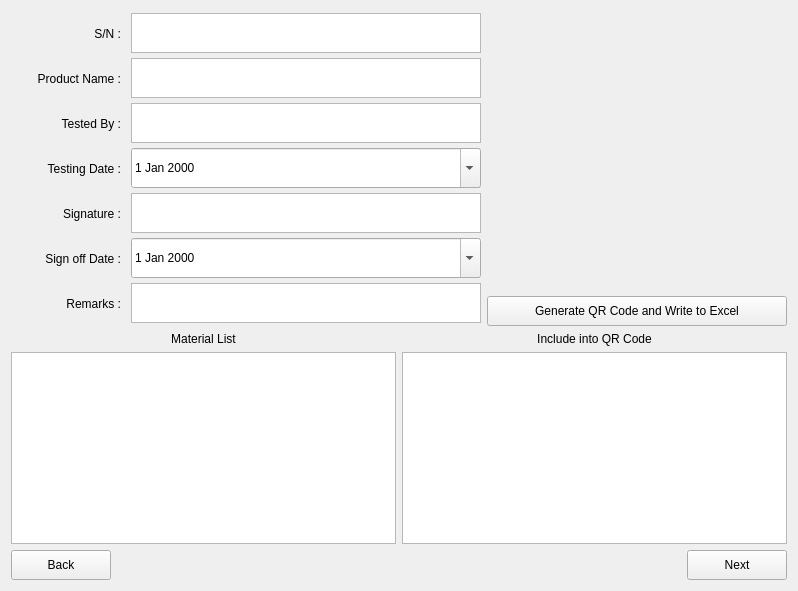
        <widget class="QWidget" name="assembledInputPage">
         <layout class="QVBoxLayout" name="verticalLayout_14">
          <item>
           <layout class="QVBoxLayout" name="verticalLayout_13">
            <item>
             <layout class="QHBoxLayout" name="horizontalLayout_22">
              <item>
               <layout class="QVBoxLayout" name="verticalLayout_15">
                <property name="spacing">
                 <number>0</number>
                </property>
                <item>
                 <layout class="QHBoxLayout" name="horizontalLayout_39">
                  <item>
                   <widget class="QLabel" name="label_21">
                    <property name="sizePolicy">
                     <sizepolicy hsizetype="Minimum" vsizetype="Minimum">
                      <horstretch>0</horstretch>
                      <verstretch>0</verstretch>
                     </sizepolicy>
                    </property>
                    <property name="minimumSize">
                     <size>
                      <width>120</width>
                      <height>45</height>
                     </size>
                    </property>
                    <property name="maximumSize">
                     <size>
                      <width>120</width>
                      <height>45</height>
                     </size>
                    </property>
                    <property name="text">
                     <string>S/N :   </string>
                    </property>
                    <property name="alignment">
                     <set>Qt::AlignRight|Qt::AlignTrailing|Qt::AlignVCenter</set>
                    </property>
                   </widget>
                  </item>
                  <item>
                   <widget class="QPlainTextEdit" name="counterTextEdit2">
                    <property name="sizePolicy">
                     <sizepolicy hsizetype="Minimum" vsizetype="Minimum">
                      <horstretch>0</horstretch>
                      <verstretch>0</verstretch>
                     </sizepolicy>
                    </property>
                    <property name="minimumSize">
                     <size>
                      <width>350</width>
                      <height>40</height>
                     </size>
                    </property>
                    <property name="maximumSize">
                     <size>
                      <width>350</width>
                      <height>40</height>
                     </size>
                    </property>
                    <property name="readOnly">
                     <bool>true</bool>
                    </property>
                   </widget>
                  </item>
                 </layout>
                </item>
                <item>
                 <layout class="QHBoxLayout" name="horizontalLayout_25">
                  <item>
                   <widget class="QLabel" name="label_13">
                    <property name="sizePolicy">
                     <sizepolicy hsizetype="Minimum" vsizetype="Minimum">
                      <horstretch>0</horstretch>
                      <verstretch>0</verstretch>
                     </sizepolicy>
                    </property>
                    <property name="minimumSize">
                     <size>
                      <width>120</width>
                      <height>45</height>
                     </size>
                    </property>
                    <property name="maximumSize">
                     <size>
                      <width>120</width>
                      <height>45</height>
                     </size>
                    </property>
                    <property name="text">
                     <string>Product Name :   </string>
                    </property>
                    <property name="alignment">
                     <set>Qt::AlignRight|Qt::AlignTrailing|Qt::AlignVCenter</set>
                    </property>
                   </widget>
                  </item>
                  <item>
                   <widget class="QPlainTextEdit" name="pNameTextEdit">
                    <property name="sizePolicy">
                     <sizepolicy hsizetype="Minimum" vsizetype="Minimum">
                      <horstretch>0</horstretch>
                      <verstretch>0</verstretch>
                     </sizepolicy>
                    </property>
                    <property name="minimumSize">
                     <size>
                      <width>350</width>
                      <height>40</height>
                     </size>
                    </property>
                    <property name="maximumSize">
                     <size>
                      <width>350</width>
                      <height>40</height>
                     </size>
                    </property>
                   </widget>
                  </item>
                 </layout>
                </item>
                <item>
                 <layout class="QHBoxLayout" name="horizontalLayout_26">
                  <item>
                   <widget class="QLabel" name="label_14">
                    <property name="sizePolicy">
                     <sizepolicy hsizetype="Minimum" vsizetype="Minimum">
                      <horstretch>0</horstretch>
                      <verstretch>0</verstretch>
                     </sizepolicy>
                    </property>
                    <property name="minimumSize">
                     <size>
                      <width>120</width>
                      <height>45</height>
                     </size>
                    </property>
                    <property name="maximumSize">
                     <size>
                      <width>120</width>
                      <height>45</height>
                     </size>
                    </property>
                    <property name="text">
                     <string>Tested By :   </string>
                    </property>
                    <property name="alignment">
                     <set>Qt::AlignRight|Qt::AlignTrailing|Qt::AlignVCenter</set>
                    </property>
                   </widget>
                  </item>
                  <item>
                   <widget class="QPlainTextEdit" name="tByTextEdit">
                    <property name="sizePolicy">
                     <sizepolicy hsizetype="Minimum" vsizetype="Minimum">
                      <horstretch>0</horstretch>
                      <verstretch>0</verstretch>
                     </sizepolicy>
                    </property>
                    <property name="minimumSize">
                     <size>
                      <width>350</width>
                      <height>40</height>
                     </size>
                    </property>
                    <property name="maximumSize">
                     <size>
                      <width>350</width>
                      <height>40</height>
                     </size>
                    </property>
                   </widget>
                  </item>
                 </layout>
                </item>
                <item>
                 <layout class="QHBoxLayout" name="horizontalLayout_27">
                  <item>
                   <widget class="QLabel" name="label_15">
                    <property name="sizePolicy">
                     <sizepolicy hsizetype="Minimum" vsizetype="Minimum">
                      <horstretch>0</horstretch>
                      <verstretch>0</verstretch>
                     </sizepolicy>
                    </property>
                    <property name="minimumSize">
                     <size>
                      <width>120</width>
                      <height>45</height>
                     </size>
                    </property>
                    <property name="maximumSize">
                     <size>
                      <width>120</width>
                      <height>45</height>
                     </size>
                    </property>
                    <property name="text">
                     <string>Testing Date :   </string>
                    </property>
                    <property name="alignment">
                     <set>Qt::AlignRight|Qt::AlignTrailing|Qt::AlignVCenter</set>
                    </property>
                   </widget>
                  </item>
                  <item>
                   <widget class="QDateEdit" name="tDateEdit">
                    <property name="sizePolicy">
                     <sizepolicy hsizetype="Minimum" vsizetype="Minimum">
                      <horstretch>0</horstretch>
                      <verstretch>0</verstretch>
                     </sizepolicy>
                    </property>
                    <property name="minimumSize">
                     <size>
                      <width>350</width>
                      <height>40</height>
                     </size>
                    </property>
                    <property name="maximumSize">
                     <size>
                      <width>350</width>
                      <height>40</height>
                     </size>
                    </property>
                    <property name="buttonSymbols">
                     <enum>QAbstractSpinBox::UpDownArrows</enum>
                    </property>
                    <property name="calendarPopup">
                     <bool>true</bool>
                    </property>
                   </widget>
                  </item>
                 </layout>
                </item>
                <item>
                 <layout class="QHBoxLayout" name="horizontalLayout_28">
                  <item>
                   <widget class="QLabel" name="label_16">
                    <property name="sizePolicy">
                     <sizepolicy hsizetype="Minimum" vsizetype="Minimum">
                      <horstretch>0</horstretch>
                      <verstretch>0</verstretch>
                     </sizepolicy>
                    </property>
                    <property name="minimumSize">
                     <size>
                      <width>120</width>
                      <height>45</height>
                     </size>
                    </property>
                    <property name="maximumSize">
                     <size>
                      <width>120</width>
                      <height>45</height>
                     </size>
                    </property>
                    <property name="text">
                     <string>Signature :   </string>
                    </property>
                    <property name="alignment">
                     <set>Qt::AlignRight|Qt::AlignTrailing|Qt::AlignVCenter</set>
                    </property>
                   </widget>
                  </item>
                  <item>
                   <widget class="QPlainTextEdit" name="signatureTextEdit2">
                    <property name="sizePolicy">
                     <sizepolicy hsizetype="Minimum" vsizetype="Minimum">
                      <horstretch>0</horstretch>
                      <verstretch>0</verstretch>
                     </sizepolicy>
                    </property>
                    <property name="minimumSize">
                     <size>
                      <width>350</width>
                      <height>40</height>
                     </size>
                    </property>
                    <property name="maximumSize">
                     <size>
                      <width>350</width>
                      <height>40</height>
                     </size>
                    </property>
                   </widget>
                  </item>
                 </layout>
                </item>
                <item>
                 <layout class="QHBoxLayout" name="horizontalLayout_29">
                  <item>
                   <widget class="QLabel" name="label_17">
                    <property name="sizePolicy">
                     <sizepolicy hsizetype="Minimum" vsizetype="Minimum">
                      <horstretch>0</horstretch>
                      <verstretch>0</verstretch>
                     </sizepolicy>
                    </property>
                    <property name="minimumSize">
                     <size>
                      <width>120</width>
                      <height>45</height>
                     </size>
                    </property>
                    <property name="maximumSize">
                     <size>
                      <width>120</width>
                      <height>45</height>
                     </size>
                    </property>
                    <property name="text">
                     <string>Sign off Date :   </string>
                    </property>
                    <property name="alignment">
                     <set>Qt::AlignRight|Qt::AlignTrailing|Qt::AlignVCenter</set>
                    </property>
                   </widget>
                  </item>
                  <item>
                   <widget class="QDateEdit" name="sODateEdit2">
                    <property name="sizePolicy">
                     <sizepolicy hsizetype="Minimum" vsizetype="Minimum">
                      <horstretch>0</horstretch>
                      <verstretch>0</verstretch>
                     </sizepolicy>
                    </property>
                    <property name="minimumSize">
                     <size>
                      <width>350</width>
                      <height>40</height>
                     </size>
                    </property>
                    <property name="maximumSize">
                     <size>
                      <width>350</width>
                      <height>40</height>
                     </size>
                    </property>
                    <property name="buttonSymbols">
                     <enum>QAbstractSpinBox::UpDownArrows</enum>
                    </property>
                    <property name="calendarPopup">
                     <bool>true</bool>
                    </property>
                   </widget>
                  </item>
                 </layout>
                </item>
                <item>
                 <layout class="QHBoxLayout" name="horizontalLayout_30">
                  <item>
                   <widget class="QLabel" name="label_18">
                    <property name="minimumSize">
                     <size>
                      <width>120</width>
                      <height>45</height>
                     </size>
                    </property>
                    <property name="maximumSize">
                     <size>
                      <width>120</width>
                      <height>45</height>
                     </size>
                    </property>
                    <property name="text">
                     <string>Remarks :   </string>
                    </property>
                    <property name="alignment">
                     <set>Qt::AlignRight|Qt::AlignTrailing|Qt::AlignVCenter</set>
                    </property>
                   </widget>
                  </item>
                  <item>
                   <widget class="QPlainTextEdit" name="remarksTextEdit2">
                    <property name="sizePolicy">
                     <sizepolicy hsizetype="Minimum" vsizetype="Minimum">
                      <horstretch>0</horstretch>
                      <verstretch>0</verstretch>
                     </sizepolicy>
                    </property>
                    <property name="minimumSize">
                     <size>
                      <width>350</width>
                      <height>40</height>
                     </size>
                    </property>
                    <property name="maximumSize">
                     <size>
                      <width>350</width>
                      <height>40</height>
                     </size>
                    </property>
                   </widget>
                  </item>
                 </layout>
                </item>
               </layout>
              </item>
              <item>
               <layout class="QVBoxLayout" name="verticalLayout_16">
                <item>
                 <layout class="QVBoxLayout" name="verticalLayout_20">
                  <item>
                   <spacer name="verticalSpacer">
                    <property name="orientation">
                     <enum>Qt::Vertical</enum>
                    </property>
                    <property name="sizeType">
                     <enum>QSizePolicy::Minimum</enum>
                    </property>
                    <property name="sizeHint" stdset="0">
                     <size>
                      <width>20</width>
                      <height>40</height>
                     </size>
                    </property>
                   </spacer>
                  </item>
                 </layout>
                </item>
                <item alignment="Qt::AlignHCenter|Qt::AlignBottom">
                 <widget class="QLabel" name="qrCode2">
                  <property name="sizePolicy">
                   <sizepolicy hsizetype="Minimum" vsizetype="Minimum">
                    <horstretch>0</horstretch>
                    <verstretch>0</verstretch>
                   </sizepolicy>
                  </property>
                  <property name="minimumSize">
                   <size>
                    <width>150</width>
                    <height>150</height>
                   </size>
                  </property>
                  <property name="maximumSize">
                   <size>
                    <width>150</width>
                    <height>150</height>
                   </size>
                  </property>
                  <property name="text">
                   <string/>
                  </property>
                  <property name="alignment">
                   <set>Qt::AlignCenter</set>
                  </property>
                 </widget>
                </item>
                <item>
                 <layout class="QHBoxLayout" name="horizontalLayout_31">
                  <property name="spacing">
                   <number>6</number>
                  </property>
                  <item alignment="Qt::AlignHCenter|Qt::AlignBottom">
                   <widget class="QPushButton" name="writeButton2">
                    <property name="sizePolicy">
                     <sizepolicy hsizetype="Expanding" vsizetype="Minimum">
                      <horstretch>0</horstretch>
                      <verstretch>0</verstretch>
                     </sizepolicy>
                    </property>
                    <property name="minimumSize">
                     <size>
                      <width>300</width>
                      <height>30</height>
                     </size>
                    </property>
                    <property name="maximumSize">
                     <size>
                      <width>300</width>
                      <height>30</height>
                     </size>
                    </property>
                    <property name="layoutDirection">
                     <enum>Qt::LeftToRight</enum>
                    </property>
                    <property name="text">
                     <string>Generate QR Code and Write to Excel</string>
                    </property>
                   </widget>
                  </item>
                 </layout>
                </item>
               </layout>
              </item>
             </layout>
            </item>
            <item>
             <layout class="QHBoxLayout" name="horizontalLayout_23">
              <item>
               <layout class="QVBoxLayout" name="verticalLayout_17">
                <item>
                 <widget class="QLabel" name="label_19">
                  <property name="sizePolicy">
                   <sizepolicy hsizetype="Expanding" vsizetype="Fixed">
                    <horstretch>0</horstretch>
                    <verstretch>0</verstretch>
                   </sizepolicy>
                  </property>
                  <property name="text">
                   <string>Material List</string>
                  </property>
                  <property name="alignment">
                   <set>Qt::AlignCenter</set>
                  </property>
                 </widget>
                </item>
                <item>
                 <widget class="QListWidget" name="materialList">
                  <property name="dragDropMode">
                   <enum>QAbstractItemView::DragDrop</enum>
                  </property>
                  <property name="defaultDropAction">
                   <enum>Qt::MoveAction</enum>
                  </property>
                  <property name="alternatingRowColors">
                   <bool>true</bool>
                  </property>
                  <property name="selectionMode">
                   <enum>QAbstractItemView::MultiSelection</enum>
                  </property>
                  <property name="sortingEnabled">
                   <bool>true</bool>
                  </property>
                 </widget>
                </item>
               </layout>
              </item>
              <item>
               <layout class="QVBoxLayout" name="verticalLayout_19"/>
              </item>
              <item>
               <layout class="QVBoxLayout" name="verticalLayout_18">
                <item>
                 <widget class="QLabel" name="label_20">
                  <property name="sizePolicy">
                   <sizepolicy hsizetype="Expanding" vsizetype="Fixed">
                    <horstretch>0</horstretch>
                    <verstretch>0</verstretch>
                   </sizepolicy>
                  </property>
                  <property name="maximumSize">
                   <size>
                    <width>400</width>
                    <height>16777215</height>
                   </size>
                  </property>
                  <property name="text">
                   <string>Include into QR Code</string>
                  </property>
                  <property name="alignment">
                   <set>Qt::AlignCenter</set>
                  </property>
                 </widget>
                </item>
                <item>
                 <widget class="QListWidget" name="includeList">
                  <property name="dragDropMode">
                   <enum>QAbstractItemView::DragDrop</enum>
                  </property>
                  <property name="defaultDropAction">
                   <enum>Qt::MoveAction</enum>
                  </property>
                  <property name="alternatingRowColors">
                   <bool>true</bool>
                  </property>
                  <property name="selectionMode">
                   <enum>QAbstractItemView::MultiSelection</enum>
                  </property>
                  <property name="sortingEnabled">
                   <bool>true</bool>
                  </property>
                 </widget>
                </item>
               </layout>
              </item>
             </layout>
            </item>
            <item>
             <layout class="QHBoxLayout" name="horizontalLayout_24">
              <item alignment="Qt::AlignLeft|Qt::AlignBottom">
               <widget class="QPushButton" name="backButton5">
                <property name="sizePolicy">
                 <sizepolicy hsizetype="Minimum" vsizetype="Minimum">
                  <horstretch>0</horstretch>
                  <verstretch>0</verstretch>
                 </sizepolicy>
                </property>
                <property name="minimumSize">
                 <size>
                  <width>100</width>
                  <height>30</height>
                 </size>
                </property>
                <property name="maximumSize">
                 <size>
                  <width>100</width>
                  <height>30</height>
                 </size>
                </property>
                <property name="text">
                 <string>Back</string>
                </property>
               </widget>
              </item>
              <item alignment="Qt::AlignRight|Qt::AlignBottom">
               <widget class="QPushButton" name="nextButton3">
                <property name="sizePolicy">
                 <sizepolicy hsizetype="Minimum" vsizetype="Minimum">
                  <horstretch>0</horstretch>
                  <verstretch>0</verstretch>
                 </sizepolicy>
                </property>
                <property name="minimumSize">
                 <size>
                  <width>100</width>
                  <height>30</height>
                 </size>
                </property>
                <property name="maximumSize">
                 <size>
                  <width>100</width>
                  <height>30</height>
                 </size>
                </property>
                <property name="text">
                 <string>Next</string>
                </property>
               </widget>
              </item>
             </layout>
            </item>
           </layout>
          </item>
         </layout>
        </widget>
